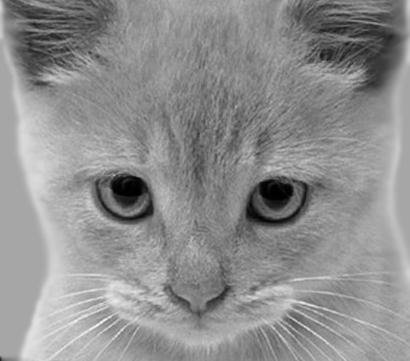
#> input picture image_fusion/data/cat_gray.jpg, 410 x 361 px
$ jupyter execute --allow-errors image.part2.ipynb
#> lines starting #> are read from the running program, lines starting #| are printed output that depends on the picture
# Problem

This notebook creates a hybrid image using frequency-domain mixing. One image contributes the low-frequency structure, while the other contributes high-frequency details. The result is a fused image whose appearance changes with the selected frequency threshold.

The workflow is:

1. Load and convert both input images to grayscale.
2. Compute centered 2D Fourier transforms.
3. Apply low-pass and high-pass frequency masks.
4. Combine the filtered spectra.
5. Reconstruct the fused image using the inverse Fourier transform.
6. Use interactive controls to vary the low-frequency image, high-frequency image, and threshold.

[cell 1]
import numpy as np
import matplotlib.pyplot as plt
from PIL import Image
from ipywidgets import interact, Dropdown, IntSlider

[cell 2]
detail_image=Image.open("../data/cat_gray.jpg")
#> detail_image is the input picture: PIL image 410x361 L; min 0, max 254, mean 142.9
structure_image=Image.open("../data/dog_gray.jpg")
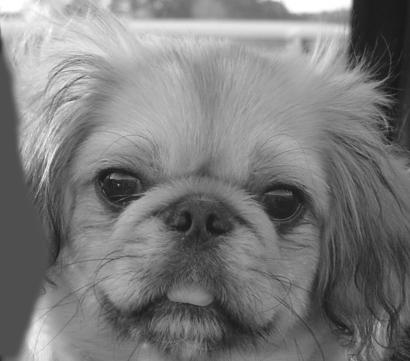
#> input picture image_fusion/data/dog_gray.jpg, 410 x 361 px
#> structure_image is the input picture: PIL image 410x361 L; min 17, max 255, mean 123.6
detail_image=detail_image.convert("L")  # Convert to grayscale
structure_image=structure_image.convert("L")  # Convert to grayscale
detail_array=np.array(detail_image)
structure_array=np.array(structure_image)
print( np.shape(structure_array))
#| (361, 410)
print(np.shape(detail_array))
#| (361, 410)
plt.imshow(structure_array,cmap='gray')
plt.imshow(detail_array,cmap='gray')
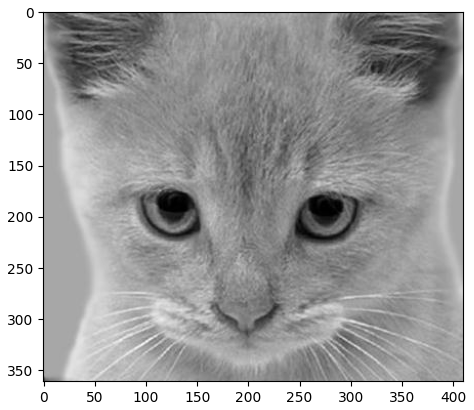
#> figure drawn by matplotlib, 1 panel
#> the sliders are set to low_frequency_image = <module 'ipywidgets.Dropdown_', high_frequency_image = <module 'ipywidgets.Dropdown_', threshold = 1
#> call 2 of frequency_mixer, with low_frequency_image = 'cat', high_frequency_image = 'dog', threshold = 17

[cell 3]
def compute_centered_fft(signal):
    fourier_transform=np.fft.fft2(signal)
    centered_fourier_transform=np.fft.fftshift(fourier_transform)
    return centered_fourier_transform

def plot_frequency_magnitude(centered_fourier_transform):
    magnitude=np.abs(centered_fourier_transform)
    magnitude_db=20*np.log10(magnitude)
    plt.title("Magnitude in dB form")
    plt.imshow(magnitude_db, cmap='gray')
    plt.xlabel(" Frequency X ")
    plt.ylabel(" Frequency Y ")
    plt.show()

def inverse_centered_fft(centered_fourier_transform):
    inverse_transform=np.fft.ifft2(centered_fourier_transform)
    return inverse_transform

[cell 4]
# Create a circular low-pass mask around the centered low-frequency region.
def apply_lowpass_mask(centered_fourier_transform,threshold):
#> called with centered_fourier_transform = array of shape (361, 410), threshold = 17
    fourier_transform=centered_fourier_transform
    x=np.array([1,0])
    y=np.array([0,1])
    shape=np.shape(fourier_transform)
#> shape = (361, 410)
    w=np.dot(shape,x)
#> w = 361
    h=np.dot(shape,y)
#> h = 410
    thres=threshold*w/360
#> thres = 17.05
    m,n= w/2,h/2
#> m = 180.5; n = 205
    D=np.zeros(np.shape(fourier_transform))
    Y, X = np.indices(fourier_transform.shape)
    D = np.sqrt((X - n)**2 + (Y - m)**2)

    filtered_transform=np.where(D<=thres,fourier_transform,0)
    return filtered_transform

[cell 5]
# Create a complementary circular high-pass mask for fine details.
def apply_highpass_mask(centered_fourier_transform,threshold):
#> called with centered_fourier_transform = array of shape (361, 410), threshold = 17
    fourier_transform=centered_fourier_transform
    x=np.array([1,0])
    y=np.array([0,1])
    shape=np.shape(fourier_transform)
#> shape = (361, 410)
    w=np.dot(shape,x)
#> w = 361
    h=np.dot(shape,y)
#> h = 410
    thresh=threshold*w/360
#> thresh = 17.05
    m,n= w/2,h/2
#> m = 180.5; n = 205
    D=np.zeros(np.shape(fourier_transform))
    Y, X = np.indices(fourier_transform.shape)
    D = np.sqrt((X - n)**2 + (Y - m)**2)
    filtered_transform=np.where(D>=thresh,fourier_transform,0)
    return filtered_transform

[cell 6]
def select_image(image_name):
    if image_name=="cat":
        return structure_array
    if image_name=="dog":
        return detail_array

[cell 7]
def frequency_mixer(low_frequency_image,high_frequency_image, threshold):
     image1= select_image(low_frequency_image)
     image2=select_image(high_frequency_image)
     image1_fft=compute_centered_fft(image1)
     image2_fft=compute_centered_fft(image2)
     mixed_frequency_transform=apply_lowpass_mask(image1_fft,threshold)+apply_highpass_mask(image2_fft,threshold)
     mixed_image=inverse_centered_fft(mixed_frequency_transform)
     plt.imshow(np.abs(mixed_image),cmap='gray')
     plt.show()
     plot_frequency_magnitude(mixed_frequency_transform)

## Frequency Mixer

The mixer combines the low-frequency part of one image with the high-frequency part of another image. Low frequencies preserve broad structure, while high frequencies preserve fine details and edges.

The interactive widget allows the threshold to be adjusted so the contribution of low and high frequencies can be explored visually. This implementation uses simple circular masks in the centered Fourier domain.

#> (a cell that did not finish here is left out)

## Transfer Function View

The low-pass and high-pass masks act as simple 2D transfer functions in the frequency domain. The plotted magnitude spectrum shows which frequency regions are retained after mixing.

Because the inverse Fourier transform can contain very small numerical imaginary residues, the reconstructed image is displayed using `np.abs`. This keeps the visible image real-valued without changing the frequency-mixing idea.

## Conclusion

This notebook implements a simple frequency mixer for hybrid-image creation. By combining low-frequency structure from one image with high-frequency detail from another, the fused output demonstrates how different frequency bands contribute to visual perception. The interactive threshold makes the tradeoff between structure and detail easy to explore.

[cell 9]
# Static example for GitHub portfolio rendering\n
frequency_mixer(low_frequency_image='cat', high_frequency_image='dog', threshold=17)
#> in frequency_mixer (call 2), `plt.show()`:
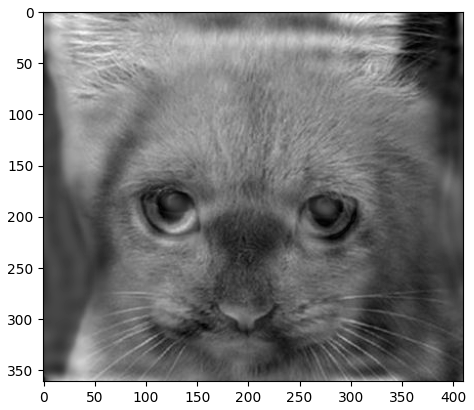
#> figure drawn by matplotlib, 1 panel
#> in plot_frequency_magnitude, `magnitude_db=20*np.log10(magnitude)`:
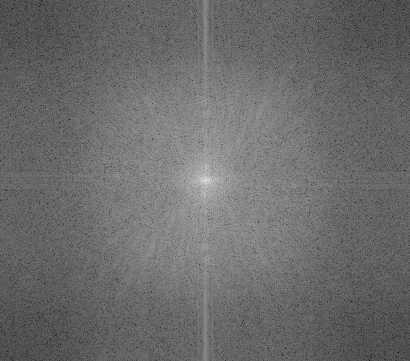
#> magnitude_db: shape (361, 410) float64; min -2.44, max 145.2, mean 59.9; drawn with min black and max white
